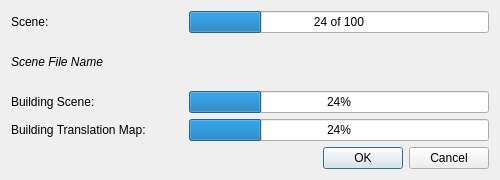
<?xml version="1.0" encoding="UTF-8"?>
<ui version="4.0">
 <class>BuildSceneDialog</class>
 <widget class="QDialog" name="BuildSceneDialog">
  <property name="geometry">
   <rect>
    <x>0</x>
    <y>0</y>
    <width>500</width>
    <height>180</height>
   </rect>
  </property>
  <property name="minimumSize">
   <size>
    <width>500</width>
    <height>180</height>
   </size>
  </property>
  <property name="maximumSize">
   <size>
    <width>500</width>
    <height>180</height>
   </size>
  </property>
  <property name="windowTitle">
   <string>Scene Builder</string>
  </property>
  <layout class="QVBoxLayout" name="verticalLayout">
   <item>
    <layout class="QHBoxLayout" name="horizontalLayout">
     <item>
      <widget class="QLabel" name="label">
       <property name="text">
        <string>Scene: </string>
       </property>
      </widget>
     </item>
     <item>
      <spacer name="horizontalSpacer">
       <property name="orientation">
        <enum>Qt::Horizontal</enum>
       </property>
       <property name="sizeHint" stdset="0">
        <size>
         <width>40</width>
         <height>20</height>
        </size>
       </property>
      </spacer>
     </item>
     <item>
      <widget class="QProgressBar" name="scene_progressBar">
       <property name="minimumSize">
        <size>
         <width>300</width>
         <height>0</height>
        </size>
       </property>
       <property name="maximumSize">
        <size>
         <width>300</width>
         <height>16777215</height>
        </size>
       </property>
       <property name="value">
        <number>24</number>
       </property>
       <property name="format">
        <string>%v of %m</string>
       </property>
      </widget>
     </item>
    </layout>
   </item>
   <item>
    <widget class="QLabel" name="sceneFilename_label">
     <property name="font">
      <font>
       <italic>true</italic>
      </font>
     </property>
     <property name="text">
      <string>Scene File Name</string>
     </property>
    </widget>
   </item>
   <item>
    <layout class="QHBoxLayout" name="horizontalLayout_3">
     <item>
      <widget class="QLabel" name="label_3">
       <property name="text">
        <string>Building Scene:</string>
       </property>
      </widget>
     </item>
     <item>
      <spacer name="horizontalSpacer_3">
       <property name="orientation">
        <enum>Qt::Horizontal</enum>
       </property>
       <property name="sizeHint" stdset="0">
        <size>
         <width>40</width>
         <height>20</height>
        </size>
       </property>
      </spacer>
     </item>
     <item>
      <widget class="QProgressBar" name="buildingScene_progressBar">
       <property name="minimumSize">
        <size>
         <width>300</width>
         <height>0</height>
        </size>
       </property>
       <property name="maximumSize">
        <size>
         <width>300</width>
         <height>16777215</height>
        </size>
       </property>
       <property name="value">
        <number>24</number>
       </property>
      </widget>
     </item>
    </layout>
   </item>
   <item>
    <layout class="QHBoxLayout" name="horizontalLayout_2">
     <item>
      <widget class="QLabel" name="label_2">
       <property name="text">
        <string>Building Translation Map:</string>
       </property>
      </widget>
     </item>
     <item>
      <spacer name="horizontalSpacer_2">
       <property name="orientation">
        <enum>Qt::Horizontal</enum>
       </property>
       <property name="sizeHint" stdset="0">
        <size>
         <width>40</width>
         <height>20</height>
        </size>
       </property>
      </spacer>
     </item>
     <item>
      <widget class="QProgressBar" name="translationMap_progressBar">
       <property name="minimumSize">
        <size>
         <width>300</width>
         <height>0</height>
        </size>
       </property>
       <property name="maximumSize">
        <size>
         <width>300</width>
         <height>16777215</height>
        </size>
       </property>
       <property name="value">
        <number>24</number>
       </property>
      </widget>
     </item>
    </layout>
   </item>
   <item>
    <widget class="QDialogButtonBox" name="buttonBox">
     <property name="orientation">
      <enum>Qt::Horizontal</enum>
     </property>
     <property name="standardButtons">
      <set>QDialogButtonBox::Cancel|QDialogButtonBox::Ok</set>
     </property>
    </widget>
   </item>
  </layout>
 </widget>
 <resources/>
 <connections>
  <connection>
   <sender>buttonBox</sender>
   <signal>accepted()</signal>
   <receiver>BuildSceneDialog</receiver>
   <slot>accept()</slot>
   <hints>
    <hint type="sourcelabel">
     <x>248</x>
     <y>254</y>
    </hint>
    <hint type="destinationlabel">
     <x>157</x>
     <y>274</y>
    </hint>
   </hints>
  </connection>
  <connection>
   <sender>buttonBox</sender>
   <signal>rejected()</signal>
   <receiver>BuildSceneDialog</receiver>
   <slot>reject()</slot>
   <hints>
    <hint type="sourcelabel">
     <x>316</x>
     <y>260</y>
    </hint>
    <hint type="destinationlabel">
     <x>286</x>
     <y>274</y>
    </hint>
   </hints>
  </connection>
 </connections>
</ui>
